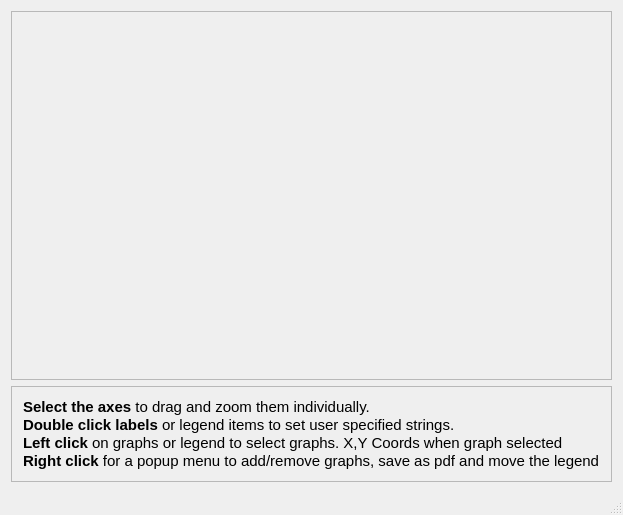
<?xml version="1.0" encoding="UTF-8"?>
<ui version="4.0">
 <class>MainWindow</class>
 <widget class="QMainWindow" name="MainWindow">
  <property name="geometry">
   <rect>
    <x>0</x>
    <y>0</y>
    <width>621</width>
    <height>515</height>
   </rect>
  </property>
  <property name="windowTitle">
   <string>QCustomPlot Interaction Example</string>
  </property>
  <widget class="QWidget" name="centralWidget">
   <layout class="QVBoxLayout" name="verticalLayout">
    <item>
     <widget class="QFrame" name="frame_2">
      <property name="frameShape">
       <enum>QFrame::StyledPanel</enum>
      </property>
      <property name="frameShadow">
       <enum>QFrame::Sunken</enum>
      </property>
      <property name="lineWidth">
       <number>1</number>
      </property>
      <property name="midLineWidth">
       <number>0</number>
      </property>
      <layout class="QVBoxLayout" name="verticalLayout_3">
       <property name="spacing">
        <number>0</number>
       </property>
       <property name="leftMargin">
        <number>0</number>
       </property>
       <property name="topMargin">
        <number>0</number>
       </property>
       <property name="rightMargin">
        <number>0</number>
       </property>
       <property name="bottomMargin">
        <number>0</number>
       </property>
       <item>
        <widget class="QCustomPlot" name="customPlot" native="true">
         <property name="sizePolicy">
          <sizepolicy hsizetype="Preferred" vsizetype="MinimumExpanding">
           <horstretch>0</horstretch>
           <verstretch>0</verstretch>
          </sizepolicy>
         </property>
         <property name="cursor">
          <cursorShape>CrossCursor</cursorShape>
         </property>
        </widget>
       </item>
      </layout>
     </widget>
    </item>
    <item>
     <widget class="QFrame" name="frame">
      <property name="frameShape">
       <enum>QFrame::StyledPanel</enum>
      </property>
      <property name="frameShadow">
       <enum>QFrame::Raised</enum>
      </property>
      <layout class="QVBoxLayout" name="verticalLayout_2">
       <item>
        <widget class="QLabel" name="label">
         <property name="text">
          <string>&lt;!DOCTYPE HTML PUBLIC &quot;-//W3C//DTD HTML 4.0//EN&quot; &quot;http://www.w3.org/TR/REC-html40/strict.dtd&quot;&gt;
&lt;html&gt;&lt;head&gt;&lt;meta name=&quot;qrichtext&quot; content=&quot;1&quot; /&gt;&lt;style type=&quot;text/css&quot;&gt;
p, li { white-space: pre-wrap; }
&lt;/style&gt;&lt;/head&gt;&lt;body style=&quot; font-family:'MS Shell Dlg 2'; font-size:8pt; font-weight:400; font-style:normal;&quot;&gt;
&lt;p style=&quot; margin-top:0px; margin-bottom:0px; margin-left:0px; margin-right:0px; -qt-block-indent:0; text-indent:0px;&quot;&gt;&lt;span style=&quot; font-family:'Ubuntu'; font-size:11pt; font-weight:600;&quot;&gt;Select the axes&lt;/span&gt;&lt;span style=&quot; font-family:'Ubuntu'; font-size:11pt;&quot;&gt; to drag and zoom them individually.&lt;/span&gt;&lt;/p&gt;
&lt;p style=&quot; margin-top:0px; margin-bottom:0px; margin-left:0px; margin-right:0px; -qt-block-indent:0; text-indent:0px;&quot;&gt;&lt;span style=&quot; font-family:'Ubuntu'; font-size:11pt; font-weight:600;&quot;&gt;Double click labels&lt;/span&gt;&lt;span style=&quot; font-family:'Ubuntu'; font-size:11pt;&quot;&gt; or legend items to set user specified strings.&lt;/span&gt;&lt;/p&gt;
&lt;p style=&quot; margin-top:0px; margin-bottom:0px; margin-left:0px; margin-right:0px; -qt-block-indent:0; text-indent:0px;&quot;&gt;&lt;span style=&quot; font-family:'Ubuntu'; font-size:11pt; font-weight:600;&quot;&gt;Left click&lt;/span&gt;&lt;span style=&quot; font-family:'Ubuntu'; font-size:11pt;&quot;&gt; on graphs or legend to select graphs. X,Y Coords when graph selected&lt;/span&gt;&lt;/p&gt;
&lt;p style=&quot; margin-top:0px; margin-bottom:0px; margin-left:0px; margin-right:0px; -qt-block-indent:0; text-indent:0px;&quot;&gt;&lt;span style=&quot; font-family:'Ubuntu'; font-size:11pt; font-weight:600;&quot;&gt;Right click&lt;/span&gt;&lt;span style=&quot; font-family:'Ubuntu'; font-size:11pt;&quot;&gt; for a popup menu to add/remove graphs, save as pdf and move the legend&lt;/span&gt;&lt;/p&gt;&lt;/body&gt;&lt;/html&gt;</string>
         </property>
        </widget>
       </item>
      </layout>
     </widget>
    </item>
   </layout>
  </widget>
  <widget class="QMenuBar" name="menuBar">
   <property name="geometry">
    <rect>
     <x>0</x>
     <y>0</y>
     <width>621</width>
     <height>21</height>
    </rect>
   </property>
  </widget>
  <widget class="QStatusBar" name="statusBar"/>
 </widget>
 <layoutdefault spacing="6" margin="11"/>
 <customwidgets>
  <customwidget>
   <class>QCustomPlot</class>
   <extends>QWidget</extends>
   <header>../../qcustomplot.h</header>
   <container>1</container>
  </customwidget>
 </customwidgets>
 <resources/>
 <connections/>
</ui>
